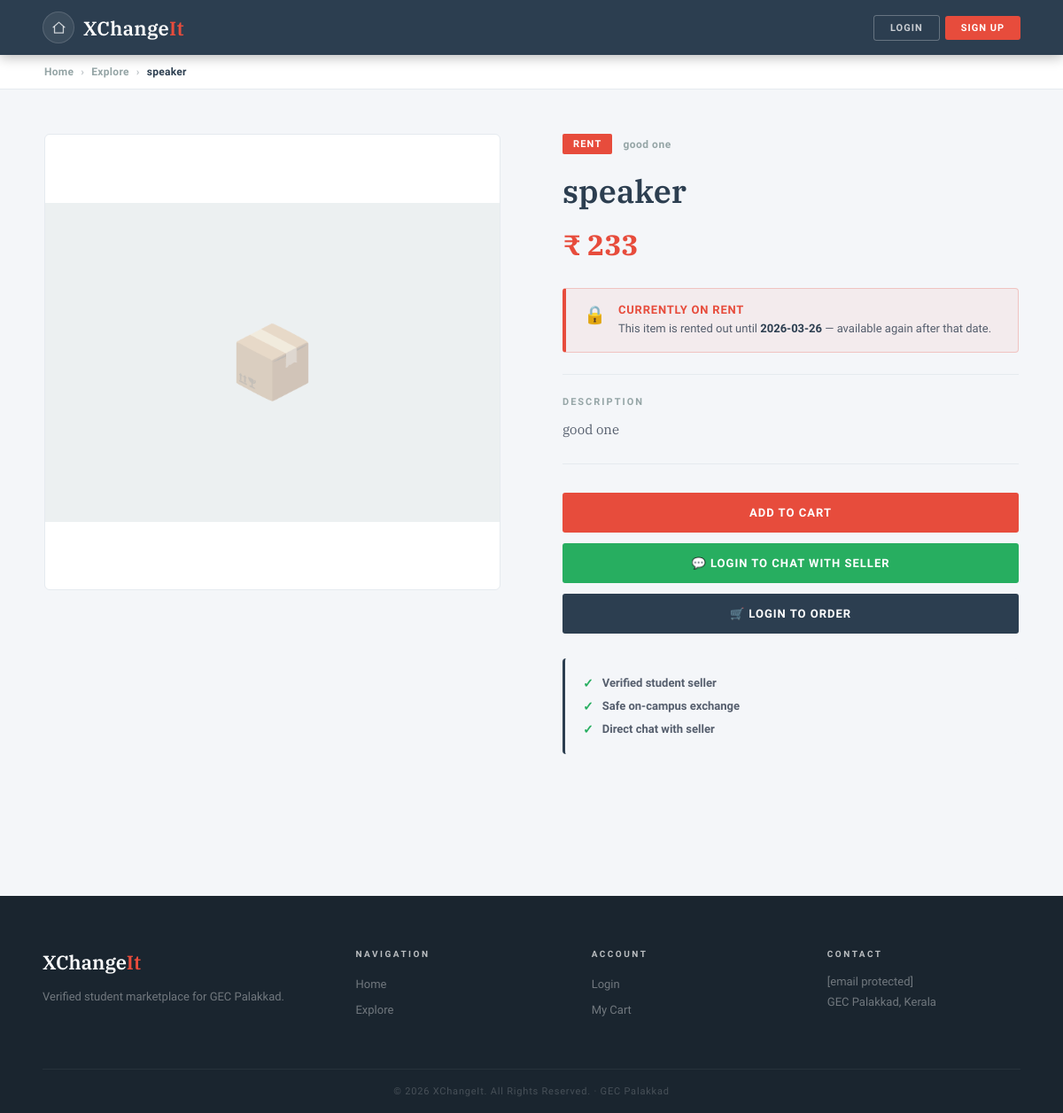
Screenshot of /product/10 with the database file from the repository.
### tables this page shows
CREATE TABLE products (
            id           INTEGER PRIMARY KEY AUTOINCREMENT,
            name         TEXT    NOT NULL,
            price        INTEGER NOT NULL,
            short_desc   TEXT,
            detailed_desc TEXT,
            category     TEXT,
            image1       TEXT,
            image2       TEXT,
            image3       TEXT,
            image4       TEXT,
            image5       TEXT,
            seller       TEXT
        );

CREATE TABLE order_requests (
        id INTEGER PRIMARY KEY AUTOINCREMENT,
        product_id INTEGER NOT NULL,
        buyer TEXT NOT NULL,
        seller TEXT NOT NULL,
        status TEXT NOT NULL DEFAULT 'pending',
        rent_from TEXT,
        rent_to TEXT,
        rent_days INTEGER,
        created_at TEXT DEFAULT (datetime('now'))
    );

### app.py (the view, shortened to what this page needs)
@app.route("/product/<int:product_id>")
def product_detail(product_id):
    conn = sqlite3.connect(DATABASE)
    c = conn.cursor()
    c.execute("SELECT * FROM products WHERE id=?", (product_id,))
    product = c.fetchone()
    conn.close()
    if not product:
        flash("Product not found.")
        return redirect(url_for("explore"))
    chat_status = None
    order_status = None
    from datetime import date
    pending = get_pending_count(session.get("user"))
    active_rent = get_active_rent(product_id) if product[5] == "rent" else None
    return render_template("product_detail.html", product=product,
                           chat_status=chat_status, order_status=order_status,
                           today=date.today().isoformat(),
                           pending_count=pending,
                           active_rent=active_rent,
                           SUPABASE_URL=SUPABASE_URL, SUPABASE_KEY=SUPABASE_KEY)

### app.py (called while the page is built, shortened)
def get_pending_count(username):
    if not username:
        return 0

def get_active_rent(product_id):
    from datetime import date
    today = date.today().isoformat()
    conn = sqlite3.connect(DATABASE)
    conn.row_factory = sqlite3.Row
    c = conn.cursor()
    c.execute("""SELECT rent_to FROM order_requests
                 WHERE product_id=? AND status='accepted'
                 AND rent_to IS NOT NULL AND rent_to >= ?
                 ORDER BY rent_to DESC LIMIT 1""",
              (product_id, today))
    row = c.fetchone()
    conn.close()
    return dict(row) if row else None

### templates/product_detail.html (shortened to what this page needs)
<!DOCTYPE html>
<html lang="en">
<head>
  <link rel="stylesheet" href="{{ url_for('static', filename='slate.css') }}">
  <link rel="stylesheet" href="{{ url_for('static', filename='product_detail.css') }}">
</head>
<body>
<nav class="navbar">
  <div style="display:flex; align-items:center; gap:10px;">
    <a href="{{ url_for('home') }}" class="nav-icon-btn" data-tooltip="Home">
      <svg viewBox="0 0 24 24" width="18" height="18" fill="none" stroke="currentColor" stroke-width="2">
        <path d="M3 11L12 3l9 8"></path>
        <path d="M5 10v10h14V10"></path>
      </svg>
    </a>
    <a href="{{ url_for('home') }}" class="logo">XChange<span>It</span></a>
  </div>
  <div class="nav-right">
    {% if session.get('user') %}
      <a href="{{ url_for('cart') }}" class="nav-icon-btn" data-tooltip="Cart">
        <svg viewBox="0 0 24 24"><path d="M6 2L3 6v14a2 2 0 002 2h14a2 2 0 002-2V6l-3-4z"/><line x1="3" y1="6" x2="21" y2="6"/><path d="M16 10a4 4 0 01-8 0"/></svg>
      </a>
      <a href="{{ url_for('my_listings_chat') }}" class="nav-icon-btn" data-tooltip="Chats">
        <svg viewBox="0 0 24 24"><path d="M21 15a2 2 0 01-2 2H7l-4 4V5a2 2 0 012-2h14a2 2 0 012 2z"/></svg>
        {% if pending_count and pending_count > 0 %}
          <span class="nav-badge">{{ pending_count }}</span>
        {% endif %}
      </a>
      <div class="notif-wrap" id="notifWrap">
        <button class="nav-icon-btn notif-bell-btn" id="notifBell" data-tooltip="Notifications" onclick="toggleNotifPanel(event)" aria-label="Notifications">
          <svg viewBox="0 0 24 24" fill="none" stroke="currentColor" stroke-width="2" stroke-linecap="round" stroke-linejoin="round" width="18" height="18">
            <path d="M18 8A6 6 0 006 8c0 7-3 9-3 9h18s-3-2-3-9"/>
            <path d="M13.73 21a2 2 0 01-3.46 0"/>
          </svg>
          <span class="nav-badge notif-badge" id="notifBadge" style="display:none;"></span>
        </button>
        <div class="notif-panel" id="notifPanel" style="display:none;">
          <div class="notif-panel-header">
            <span>Notifications</span>
            <button class="notif-close-btn" onclick="closeNotifPanel()">&#x2715;</button>
          </div>
          <div class="notif-list" id="notifList">
            <div class="notif-loading">Loading&#8230;</div>
          </div>
        </div>
      </div>
      <a href="{{ url_for('profile') }}" class="nav-icon-btn nav-profile-btn" data-tooltip="{{ session.get('user') }}">
        {{ session.get('user')[0]|upper }}
      </a>
    {% else %}
      <a href="{{ url_for('login') }}" class="btn-nav-ghost">Login</a>
      <a href="{{ url_for('signup') }}" class="btn-nav-fill">Sign Up</a>
    {% endif %}
  </div>
</nav>
<div class="breadcrumb">
  <div class="breadcrumb-inner">
    <a href="{{ url_for('home') }}">Home</a>
    <span class="bc-sep">›</span>
    <a href="{{ url_for('explore') }}">Explore</a>
    <span class="bc-sep">›</span>
    <span>{{ product[1] }}</span>
  </div>
</div>
<div class="detail-section">
  <div class="detail-inner">
    <div class="detail-img-col">
      <div class="detail-img-wrap">
        {% if product[6] %}
          <img src="{{ url_for('static', filename='uploads/' + product[6]) }}" alt="{{ product[1] }}">
        {% else %}
          <div class="detail-img-placeholder"><span>📦</span></div>
        {% endif %}
      </div>
    </div>
    <div class="detail-info-col">
      <div class="detail-badge-row">
        <span class="detail-badge {% if product[5]=='rent' %}badge-rent{% else %}badge-buy{% endif %}">
          {{ product[5]|upper if product[5] else 'BUY' }}
        </span>
        <span class="detail-cat">{{ product[4] if product[4] else 'General' }}</span>
      </div>
      <h1 class="detail-title">{{ product[1] }}</h1>
      <div class="detail-price">₹ {{ product[2] }}</div>
      {% if active_rent %}
      <div class="rent-status-banner">
        <div class="rent-status-icon">🔒</div>
        <div class="rent-status-body">
          <div class="rent-status-title">Currently On Rent</div>
          <div class="rent-status-sub">This item is rented out until <strong>{{ active_rent.rent_to }}</strong> — available again after that date.</div>
        </div>
      </div>
      {% endif %}
      <div class="detail-divider"></div>
      <div class="detail-desc-label">Description</div>
      <p class="detail-desc">{{ product[3] }}</p>
      <div class="detail-divider"></div>
      <div class="detail-actions">
        <a href="{{ url_for('add_to_cart', product_id=product[0]) }}" class="btn-red detail-btn">
          Add to Cart
        </a>
        {% if session.get('user') %}
          {% if session.get('user') != product[11] %}
            {% if chat_status == None %}
              <a href="{{ url_for('request_chat', product_id=product[0]) }}" class="detail-btn btn-chat">
                💬 Request Chat
              </a>
            {% elif chat_status == "pending" %}
              <button class="detail-btn btn-chat" disabled>💬 Chat Request Sent</button>
            {% elif chat_status == "accepted" %}
              <a href="{{ url_for('chat_seller', product_id=product[0]) }}" class="detail-btn btn-chat">
                💬 Open Chat
              </a>
            {% endif %}
            {% if active_rent %}
              <div class="rent-unavailable-btn">
                🔒 Unavailable until {{ active_rent.rent_to }}
              </div>
            {% elif order_status == None %}
              {% if product[5] == 'rent' %}
                <button class="detail-btn btn-order" onclick="openRentModal()">
                  🛒 Confirm Order
                </button>
              {% else %}
                <a href="{{ url_for('request_order', product_id=product[0]) }}" class="detail-btn btn-order">
                  🛒 Confirm Order
                </a>
              {% endif %}
            {% elif order_status == "pending" %}
              <button class="detail-btn btn-order-pending" disabled>
                ⏳ Order Request Sent
              </button>
            {% elif order_status == "accepted" %}
              <div class="order-confirmed-box">
                <span class="order-confirmed-icon">✓</span>
                <span>Order Confirmed! Check <a href="{{ url_for('my_orders') }}">My Orders</a></span>
              </div>
            {% elif order_status == "declined" %}
              {% if product[5] == 'rent' %}
                <button class="detail-btn btn-order" onclick="openRentModal()">
                  🛒 Request Order Again
                </button>
              {% else %}
                <a href="{{ url_for('request_order', product_id=product[0]) }}" class="detail-btn btn-order">
                  🛒 Request Order Again
                </a>
              {% endif %}
            {% endif %}
          {% endif %}
        {% else %}
          <a href="{{ url_for('login') }}" class="btn-chat detail-btn">
            💬 Login to Chat with Seller
          </a>
          <a href="{{ url_for('login') }}" class="detail-btn btn-order">
            🛒 Login to Order
          </a>
        {% endif %}
      </div>
      <div class="trust-box">
        <div class="trust-item">
          <span class="trust-icon">✓</span>
          <span>Verified student seller</span>
        </div>
        <div class="trust-item">
          <span class="trust-icon">✓</span>
          <span>Safe on-campus exchange</span>
        </div>
        <div class="trust-item">
          <span class="trust-icon">✓</span>
          <span>Direct chat with seller</span>
        </div>
      </div>
    </div>
  </div>
</div>
<footer class="footer">
  <div class="footer-grid">
    <div class="footer-col">
      <span class="footer-logo">XChange<span>It</span></span>
      <p class="footer-desc">Verified student marketplace for GEC Palakkad.</p>
    </div>
    <div class="footer-col">
      <h4>Navigation</h4>
      <ul>
        <li><a href="{{ url_for('home') }}">Home</a></li>
        <li><a href="{{ url_for('explore') }}">Explore</a></li>
      </ul>
    </div>
    <div class="footer-col">
      <h4>Account</h4>
      <ul>
        <li><a href="{{ url_for('login') }}">Login</a></li>
        <li><a href="{{ url_for('cart') }}">My Cart</a></li>
      </ul>
    </div>
    <div class="footer-col">
      <h4>Contact</h4>
      <p><a href="/cdn-cgi/l/email-protection" class="__cf_email__" data-cfemail="aedddbdedec1dcdaeed6cdc6cfc0c9cbc7da80c7c0">[email&#160;protected]</a></p>
      <p>GEC Palakkad, Kerala</p>
    </div>
  </div>
  <div class="footer-bottom">© 2026 XChangeIt. All Rights Reserved. · GEC Palakkad</div>
</footer>
</body>
</html>

### static/slate.css (style rules this page uses)
*, *::before, *::after { box-sizing: border-box; margin: 0; padding: 0; }
html { scroll-behavior: smooth; }
body { font-family: 'Raleway', sans-serif; background: #f4f6f9; color: #2c3e50; min-height: 100vh; }
a { text-decoration: none; color: inherit; }
.navbar { background: #2c3e50; padding: 0 48px; display: flex; align-items: center; justify-content: space-between; height: 62px; position: sticky; top: 0; z-index: 1000; box-shadow: 0 2px 14px rgba(0,0,0,0.3); }
.logo { font-family: 'IBM Plex Serif', serif; font-size: 22px; color: #fff; font-weight: 600; letter-spacing: 0.3px; }
.logo span { color: #e74c3c; }
.nav-right { display: flex; gap: 10px; align-items: center; }
.btn-nav-ghost { padding: 7px 18px; background: transparent; border: 1px solid rgba(255,255,255,0.28); color: rgba(255,255,255,0.75); border-radius: 3px; font-size: 11px; font-weight: 700; letter-spacing: 1px; text-transform: uppercase; cursor: pointer; font-family: 'Raleway', sans-serif; transition: all 0.2s; }
.btn-nav-fill { padding: 7px 18px; background: #e74c3c; border: none; color: #fff; border-radius: 3px; font-size: 11px; font-weight: 700; letter-spacing: 1px; text-transform: uppercase; cursor: pointer; font-family: 'Raleway', sans-serif; transition: opacity 0.2s; }
.btn-red { padding: 13px 30px; background: #e74c3c; color: #fff; border: none; font-family: 'Raleway', sans-serif; font-size: 12px; font-weight: 700; letter-spacing: 1.2px; text-transform: uppercase; cursor: pointer; border-radius: 3px; transition: opacity 0.2s; display: inline-block; }
.footer { background: #1a252f; padding: 60px 48px 0; margin-top: 80px; }
.footer-grid { display: grid; grid-template-columns: 1.4fr 1fr 1fr 1fr; gap: 48px; padding-bottom: 48px; border-bottom: 1px solid rgba(255,255,255,0.06); }
.footer-logo { font-family: 'IBM Plex Serif', serif; font-size: 22px; color: #fff; font-weight: 600; margin-bottom: 14px; display: block; }
.footer-logo span { color: #e74c3c; }
.footer-desc { color: rgba(255,255,255,0.38); font-size: 13px; line-height: 1.75; font-weight: 300; }
.footer-col h4 { color: rgba(255,255,255,0.7); font-size: 10px; letter-spacing: 2.5px; text-transform: uppercase; font-weight: 700; margin-bottom: 18px; }
.footer-col ul { list-style: none; }
.footer-col ul li { margin-bottom: 10px; }
.footer-col ul li a { color: rgba(255,255,255,0.38); font-size: 13px; transition: color 0.2s; }
.footer-col p { color: rgba(255,255,255,0.38); font-size: 13px; margin-bottom: 8px; font-weight: 300; }
.footer-bottom { text-align: center; padding: 18px 0; color: rgba(255,255,255,0.2); font-size: 11px; letter-spacing: 0.8px; }
.nav-right { display: flex; gap: 6px; align-items: center; }
.nav-icon-btn { position: relative; width: 36px; height: 36px; border-radius: 50%; background: rgba(255,255,255,0.08); border: 1px solid rgba(255,255,255,0.14); display: flex; align-items: center; justify-content: center; color: rgba(255,255,255,0.75); font-size: 16px; cursor: pointer; transition: background 0.2s, border-color 0.2s, color 0.2s; text-decoration: none; flex-shrink: 0; }
.nav-icon-btn svg { width: 17px; height: 17px; stroke: currentColor; fill: none; stroke-width: 1.8; stroke-linecap: round; stroke-linejoin: round; flex-shrink: 0; }
.nav-icon-btn::after { content: attr(data-tooltip); position: absolute; bottom: -32px; left: 50%; transform: translateX(-50%); background: #1a252f; color: rgba(255,255,255,0.8); font-size: 10px; font-weight: 600; letter-spacing: 0.5px; padding: 4px 8px; border-radius: 3px; white-space: nowrap; pointer-events: none; opacity: 0; transition: opacity 0.2s; font-family: 'Raleway', sans-serif; z-index: 9999; }

### templates/product_detail.html (style rules this page uses)
.btn-order { display: block; text-align: center; padding: 15px 28px; font-size: 13px; border-radius: 3px; font-weight: 700; letter-spacing: 1px; text-transform: uppercase; font-family: 'Raleway', sans-serif; background: #2c3e50; color: #fff; border: none; cursor: pointer; transition: opacity 0.2s; }

### rows the page displays
products: name "speaker", category "RENT", detailed_desc "good one", price "233", short_desc "good one"
order_requests: rent_to "2026-03-26"
